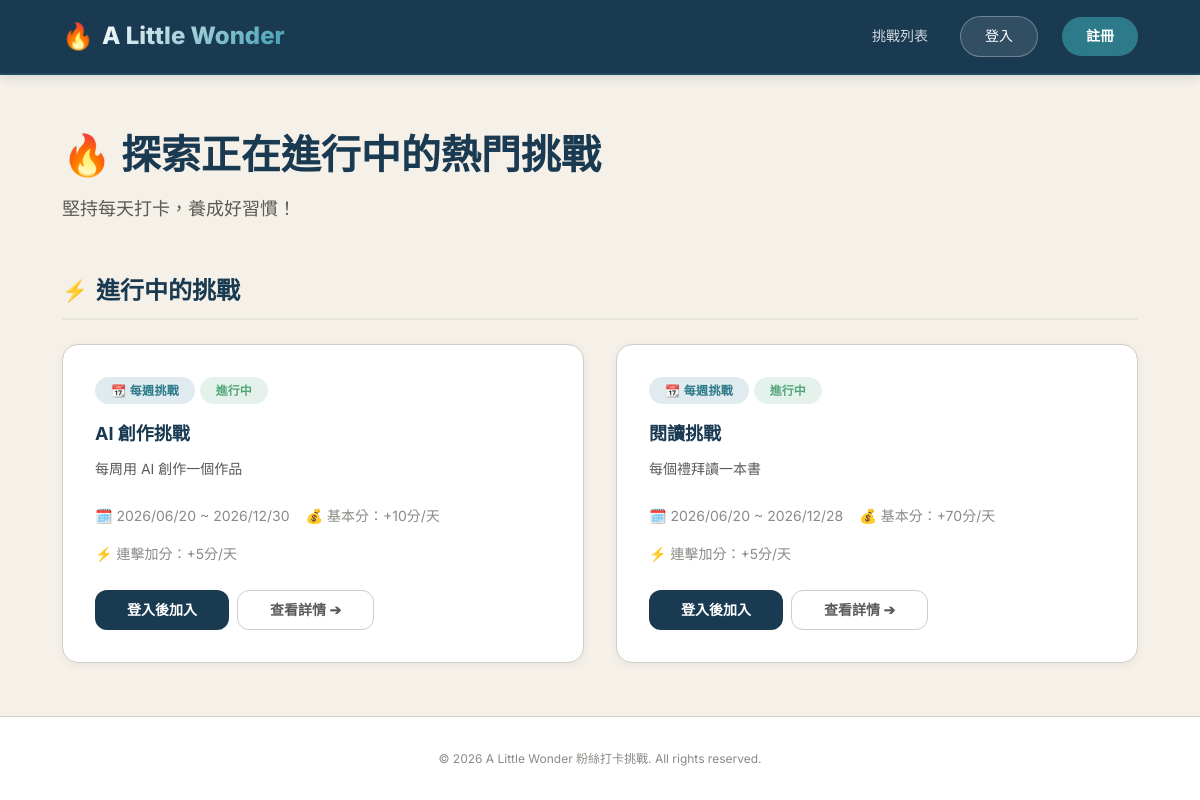
/challenges/, run on an earlier commit of the app's database.
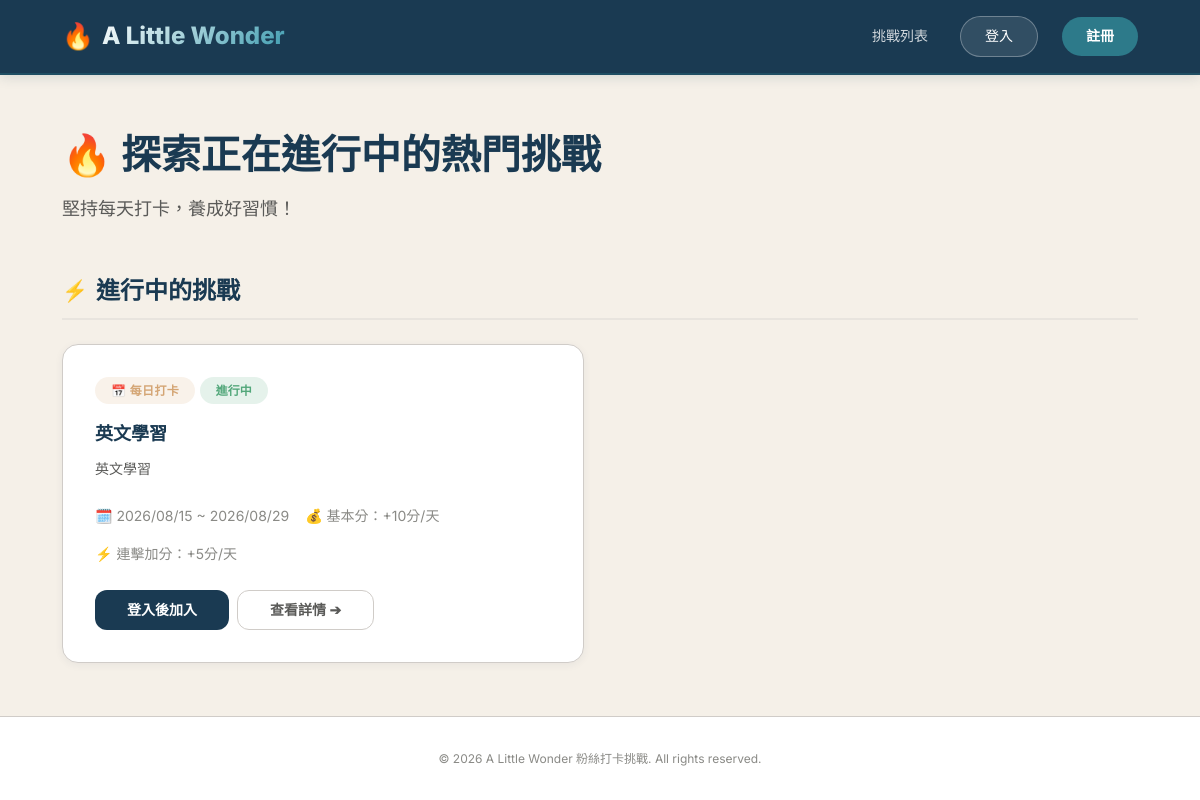
And on a later commit of the database.
### challenges/models.py (models this page shows, shortened)
class Challenge(models.Model):
    TYPE_CHOICES = [
        ('daily', '每日挑戰'),
        ('weekly', '每週挑戰'),
    ]
    title = models.CharField('挑戰標題', max_length=100, db_index=True)
    description = models.TextField('挑戰說明')
    challenge_type = models.CharField(
        '挑戰類型', max_length=20, choices=TYPE_CHOICES, default='daily'
    )
    start_at = models.DateTimeField('開始時間')
    end_at = models.DateTimeField('結束時間')
    is_active = models.BooleanField('是否進行中', default=True, db_index=True)
    share_enabled = models.BooleanField('啟用分享', default=True)
    points_per_checkin = models.PositiveIntegerField('每次打卡基礎分數', default=10)
    bonus_for_streak = models.PositiveIntegerField('連續打卡額外加分', default=5)
    created_at = models.DateTimeField('建立時間', auto_now_add=True)
    updated_at = models.DateTimeField('更新時間', auto_now=True)
    class Meta:
        verbose_name = '挑戰活動'
        verbose_name_plural = '挑戰活動清單'
        ordering = ['-created_at']

### challenges/views.py (the view, shortened to what this page needs)
# urls.py: path('', views.ChallengeListView.as_view(), name='list'),
class ChallengeListView(ListView):
    model = Challenge
    template_name = 'challenges/challenge_list.html'
    context_object_name = 'challenges'
    def get_queryset(self):
        now = timezone.now()
        return Challenge.objects.filter(
            is_active=True,
            end_at__gte=now,
        ).order_by('-start_at')
    def get_context_data(self, **kwargs):
        context = super().get_context_data(**kwargs)
        now = timezone.now()
        ongoing = []
        upcoming = []
        for challenge in context['challenges']:
            if challenge.start_at <= now:
                ongoing.append(challenge)
            else:
                upcoming.append(challenge)
        context['ongoing_challenges'] = ongoing
        context['upcoming_challenges'] = upcoming
        return context

### templates/challenges/challenge_list.html (shortened to what this page needs)
{% extends "base.html" %}
{% block content %}
<div class="page-header">
  <h1 class="page-title">🔥 探索正在進行中的熱門挑戰</h1>
  <p class="page-subtitle">堅持每天打卡，養成好習慣！</p>
</div>
{% if ongoing_challenges %}
<section>
  <div class="section-header">
    <span class="section-icon">⚡</span>
    <h2 class="section-title">進行中的挑戰</h2>
  </div>
  <div class="card-grid">
    {% for challenge in ongoing_challenges %}
    <div class="card challenge-card" id="challenge-card-{{ challenge.id }}">
      <span class="challenge-type-badge {% if challenge.challenge_type == 'daily' %}badge-daily{% else %}badge-weekly{% endif %}">
        {% if challenge.challenge_type == 'daily' %}📅 每日打卡{% else %}📆 每週挑戰{% endif %}
      </span>
      <span class="challenge-status-badge badge-ongoing">進行中</span>
      <h3 class="challenge-title">{{ challenge.title }}</h3>
      <p class="challenge-desc">{{ challenge.description }}</p>
      <div class="challenge-meta">
        <span class="challenge-meta-item">🗓️ {{ challenge.start_at|date:"Y/m/d" }} ~ {{ challenge.end_at|date:"Y/m/d" }}</span>
        <span class="challenge-meta-item">💰 基本分：+{{ challenge.points_per_checkin }}分/天</span>
        <span class="challenge-meta-item">⚡ 連擊加分：+{{ challenge.bonus_for_streak }}分/天</span>
      </div>
      <div class="card-actions">
        {% if user.is_authenticated %}
          {% if challenge.id in joined_challenge_ids %}
            <a href="{% url 'challenges:detail' challenge.pk %}" class="btn btn-success" id="view-progress-{{ challenge.id }}">查看進度 ✓</a>
          {% else %}
            <button class="btn btn-primary" id="join-btn-{{ challenge.id }}" data-challenge-id="{{ challenge.id }}">🚀 立即加入</button>
          {% endif %}
        {% else %}
          <a href="{% url 'login' %}?next={% url 'challenges:list' %}" class="btn btn-primary">登入後加入</a>
        {% endif %}
        <a href="{% url 'challenges:detail' challenge.pk %}" class="btn btn-outline" id="detail-btn-{{ challenge.id }}">查看詳情 ➔</a>
      </div>
    </div>
    {% endfor %}
  </div>
</section>
{% endif %}
{% endblock %}

### templates/base.html (shortened to what this page needs)
{% load static %}
<!DOCTYPE html>
<html lang="zh-Hant">
<head>
  <link rel="stylesheet" href="{% static 'css/custom.css' %}">
</head>
<body>
  <nav class="navbar" id="main-nav">
    <div class="nav-container">
      <a href="{% url 'challenges:list' %}" class="nav-brand">
        <span class="brand-icon">🔥</span>
        <span class="brand-text">A Little Wonder</span>
      </a>
      <div class="nav-links">
        <a href="{% url 'challenges:list' %}" class="nav-link" id="nav-challenges">挑戰列表</a>
        {% if user.is_authenticated %}
        <a href="{% url 'challenges:my_challenges' %}" class="nav-link" id="nav-my-challenges">我的挑戰</a>
        <div class="nav-user">
          <span class="nav-username">{{ user.first_name|default:user.username }}</span>
          <form action="{% url 'logout' %}" method="post" style="display:inline; margin:0;">
            {% csrf_token %}
            <button type="submit" class="nav-link nav-logout" id="nav-logout">登出</button>
          </form>
        </div>
        {% else %}
        <a href="{% url 'login' %}" class="nav-link btn-nav-login" id="nav-login">登入</a>
        <a href="{% url 'signup' %}" class="nav-link btn-nav-signup" id="nav-signup">註冊</a>
        {% endif %}
      </div>
    </div>
  </nav>
  <main class="main-content">
    {% block content %}{% endblock %}
  </main>
  <footer class="footer">
    <div class="footer-container">
      <p>&copy; 2026 A Little Wonder 粉絲打卡挑戰. All rights reserved.</p>
    </div>
  </footer>
</body>
</html>

What changed in the data, as far as the page shows it:
removed Challenge: challenge_type "📆 每週挑戰", title "AI 創作挑戰", description "每周用 AI 創作一個作品", start_at "2026/06/20", end_at "2026/12/30", points_per_checkin "10", bonus_for_streak "5"
removed Challenge: challenge_type "📆 每週挑戰", title "閱讀挑戰", description "每個禮拜讀一本書", start_at "2026/06/20", end_at "2026/12/28", points_per_checkin "70", bonus_for_streak "5"
now on this page (row edited): Challenge: challenge_type "📅 每日打卡", title "英文學習", description "英文學習", start_at "2026/08/15", end_at "2026/08/29", points_per_checkin "10", bonus_for_streak "5"
